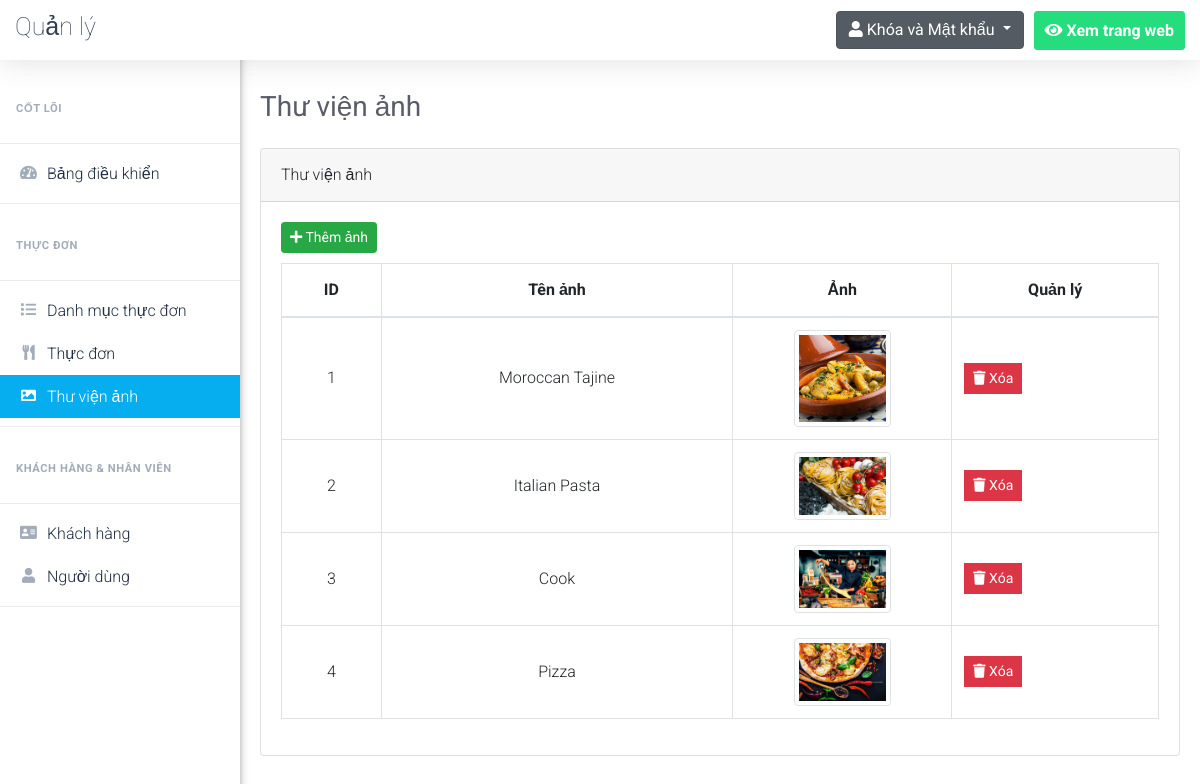
/restaurant-website-php-mysql/admin/gallery.php (signed in), run on the app's committed database.
### tables this page shows
CREATE TABLE `image_gallery` (
  `image_id` int(2) NOT NULL,
  `image_name` varchar(30) NOT NULL,
  `image` varchar(255) NOT NULL
);

### restaurant-website-php-mysql/admin/gallery.php (the view, shortened to what this page needs)
<?php
	$pageTitle = 'Thư viện ảnh';
	if(isset($_SESSION['username_restaurant_qRewacvAqzA']) && isset($_SESSION['password_restaurant_qRewacvAqzA']))
	{
		include 'Includes/templates/header.php';
		include 'Includes/templates/navbar.php';
        ?>
        <?php
            $stmt = $con->prepare("SELECT * FROM image_gallery");
            $stmt->execute();
            $gallery = $stmt->fetchAll();
        ?>
        <div class="card">
            <div class="card-header">
                <?php echo $pageTitle; ?>
            </div>
            <div class="card-body">
                <button class="btn btn-success btn-sm" style="margin-bottom: 10px;" type="button" data-toggle="modal" data-target="#add_new_image" data-placement="top">
                    <i class="fa fa-plus"></i>
                    Thêm ảnh
                </button>
                <table class="table table-bordered gallery-table">
                    <thead>
                        <tr>
                            <th scope="col">ID</th>
                            <th scope="col">Tên ảnh</th>
                            <th scope="col">Ảnh</th>
                            <th scope="col">Quản lý</th>
                        </tr>
                    </thead>
                    <tbody>
                        <?php
                            foreach($gallery as $image) {
                                echo "<tr>";
                                    echo "<td>";
                                        echo $image['image_id'];
                                    echo "</td>";
                                    echo "<td style = 'text-transform: capitalize'>";
                                        echo $image['image_name'];
                                    echo "</td>";
                                    $src = "./Uploads/images/".$image['image'];
                                    echo "<td style='width:25%!important'>";
                                        echo "<img src='".$src."' class='image_gallery img-fluid img-thumbnail' alt='".$image['image_name']."'>";
                                    echo "</td>";
                                    echo "<td>";
                                        ?>
                                            <ul class="list-inline m-0">
                                                <li class="list-inline-item" data-toggle="tooltip" title="Xóa">
                                                    <a href="gallery.php?action=delete&id=<?php echo $image['image_id']; ?>" class="btn btn-danger btn-sm rounded-0" onclick="return confirm('Bạn có chắc chắn muốn xóa hình ảnh này không?');">
                                                        <i class="fa fa-trash"></i>
                                                        Xóa
                                                    </a>
                                                </li>
                                            </ul>
                                        <?php
                                    echo "</td>";
                                echo "</tr>";
                            }
                        ?>
                    </tbody>
                </table>
            </div>
        </div>
        <?php
        include 'Includes/templates/footer.php';
    }
    else
    {
        header('Location: index.php');
        exit();
    }
?>

### restaurant-website-php-mysql/admin/Design/css/main.css (style rules this page uses)
a, a:hover { text-decoration: none !important; }
ul { display: block; list-style: none; padding: 0; margin: 0; }
html { scroll-behavior: smooth; }
body { font-family: 'Roboto', sans-serif; font-size: 16px; line-height: 28px; font-weight: 300; }
.list-inline { display: flex; }

### restaurant-website-php-mysql/admin/gallery.php (style rules this page uses)
.gallery-table td, .gallery-table th { vertical-align: middle; text-align: center; }
.image_gallery { width: 50%; }

### data on the page
image_gallery: image_id "1", image_name "Moroccan Tajine", image (picture)
image_gallery: image_id "2", image_name "Italian Pasta", image (picture)
image_gallery: image_id "3", image_name "Cook", image (picture)
image_gallery: image_id "4", image_name "Pizza", image (picture)

### other printed values
$pageTitle "Thư viện ảnh"
